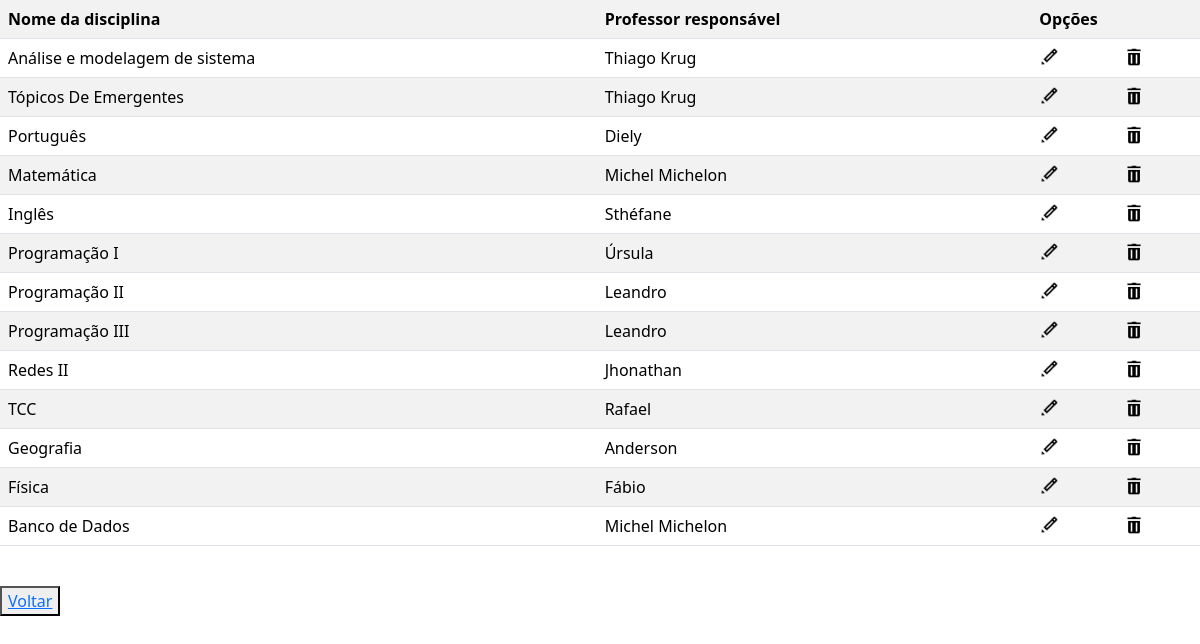
The page /crud/crud_disciplina/listar.php (signed in) on the database its author committed.
### tables this page shows
CREATE TABLE IF NOT EXISTS `disciplina` (
  `id_disciplinas` int NOT NULL AUTO_INCREMENT,
  `nome_disciplina` varchar(255) DEFAULT NULL,
  `professor` varchar(100) NOT NULL,
  PRIMARY KEY (`id_disciplinas`)
);

### crud/crud_disciplina/listar.php (the view, shortened to what this page needs)
<?php
include('../../conecta.php');
echo "<link rel='stylesheet' href='https://cdn.jsdelivr.net/npm/bootstrap@5.3.3/dist/css/bootstrap.min.css'>";
$sql = "SELECT * FROM disciplina";
$resultado = mysqli_query($conexao,$sql);
echo '<table class="table table-white table-striped">
<tr>
<th scope="col">Nome da disciplina</th>
<th scope="col">Professor responsável</th>
<th colspan=3>Opções</th>
</tr>';
while ($dados = mysqli_fetch_assoc($resultado)) {
echo '<tr>';
echo '<td>'.$dados['nome_disciplina'] .'</td>';
echo '<td>'.$dados['professor'] .'</td>';
echo '<td> <a href="formedit.php?id_disciplinas='.$dados['id_disciplinas'].'"> <img src="imagens/editar.png" width="20" height="20"> </a> </td>';
echo '<td> <a href="excluir?id_disciplinas='.$dados['id_disciplinas'].'"> <img src="imagens/excluir.png" width="20" height="20"> </a> </td>';
echo '</tr>';
}
echo '</table>'."<br>";
echo '<button><a href="index.php">Voltar</a></button>';
?>

### rows shown on the page
disciplina: nome_disciplina "Análise e modelagem de sistema", professor "Thiago Krug"
disciplina: nome_disciplina "Tópicos De Emergentes", professor "Thiago Krug"
disciplina: nome_disciplina "Português", professor "Diely"
disciplina: nome_disciplina "Matemática", professor "Michel Michelon"
disciplina: nome_disciplina "Inglês", professor "Sthéfane"
disciplina: nome_disciplina "Programação I", professor "Úrsula"
disciplina: nome_disciplina "Programação II", professor "Leandro"
disciplina: nome_disciplina "Programação III", professor "Leandro"
disciplina: nome_disciplina "Redes II", professor "Jhonathan"
disciplina: nome_disciplina "TCC", professor "Rafael"
disciplina: nome_disciplina "Geografia", professor "Anderson"
disciplina: nome_disciplina "Física", professor "Fábio"
disciplina: nome_disciplina "Banco de Dados", professor "Michel Michelon"
